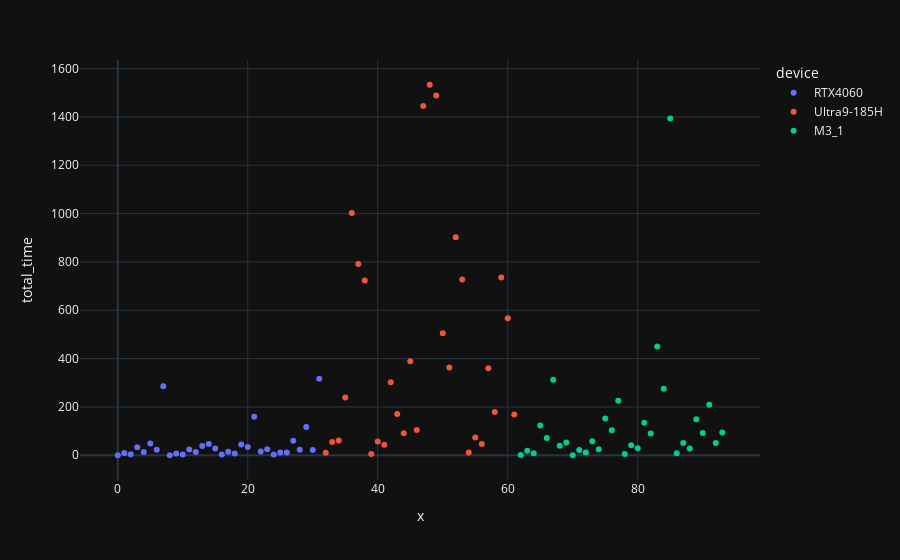

The cell this chart's notebook holds for it:
### Code cell
# fig = px.scatter(all_df, x=range(len(all_df)), y="total_time_per_input_token", color="device", hover_data=['total_time_per_input_token'])
fig = px.scatter(all_df, x= range(len(all_df)), y= "total_time", color = 'device')
fig.show()

### Figure 1 — Plotly figure (JSON) as saved in the notebook; plotly's stock layout.template omitted (floating-point values rounded to 4 significant figures)
{"data": [{"hovertemplate": "device=RTX4060<br>x=%{x}<br>total_time=%{y}<extra></extra>", "legendgroup": "RTX4060", "marker": {"color": "#636efa", "symbol": "circle"}, "mode": "markers", "name": "RTX4060", "orientation": "v", "showlegend": true, "x": [0, 1, 2, 3, 4, 5, 6, 7, 8, 9, 10, 11, 12, 13, 14, 15, 16, 17, 18, 19, 20, 21, 22, 23, 24, 25, 26, 27, 28, 29, 30, 31], "xaxis": "x", "y": [0.6254, 9.597, 4.176, 32.96, 14.09, 49.1, 23.06, 285.4, 0.1802, 7.388, 2.792, 23.58, 13.29, 38.31, 46.29, 27.63, 3.597, 14.61, 7.107, 45.01, 33.86, 159.2, 16.17, 24.91, 2.994, 11.67, 11.07, 59.9, 22.57, 117.4, 21.89, 316.8], "yaxis": "y", "type": "scatter"}, {"hovertemplate": "device=Ultra9-185H<br>x=%{x}<br>total_time=%{y}<extra></extra>", "legendgroup": "Ultra9-185H", "marker": {"color": "#EF553B", "symbol": "circle"}, "mode": "markers", "name": "Ultra9-185H", "orientation": "v", "showlegend": true, "x": [32, 33, 34, 35, 36, 37, 38, 39, 40, 41, 42, 43, 44, 45, 46, 47, 48, 49, 50, 51, 52, 53, 54, 55, 56, 57, 58, 59, 60, 61], "xaxis": "x", "y": [10.09, 54.72, 61.7, 239.1, 1002.0, 791.3, 723.1, 5.589, 56.61, 44.11, 302.0, 171.1, 91.0, 389.2, 104.9, 1445.0, 1533.0, 1489.0, 504.7, 363.4, 902.6, 727.1, 11.12, 73.71, 47.22, 359.9, 179.7, 736.0, 567.1, 168.6], "yaxis": "y", "type": "scatter"}, {"hovertemplate": "device=M3_1<br>x=%{x}<br>total_time=%{y}<extra></extra>", "legendgroup": "M3_1", "marker": {"color": "#00cc96", "symbol": "circle"}, "mode": "markers", "name": "M3_1", "orientation": "v", "showlegend": true, "x": [62, 63, 64, 65, 66, 67, 68, 69, 70, 71, 72, 73, 74, 75, 76, 77, 78, 79, 80, 81, 82, 83, 84, 85, 86, 87, 88, 89, 90, 91, 92, 93], "xaxis": "x", "y": [1.585, 19.2, 8.964, 123.6, 71.59, 312.6, 39.24, 52.53, 0.5868, 21.84, 11.19, 57.99, 25.16, 152.5, 103.7, 226.1, 4.92, 41.28, 29.0, 134.9, 89.67, 450.1, 275.5, 1394.0, 8.108, 51.26, 27.7, 149.6, 91.78, 209.1, 50.43, 94.75], "yaxis": "y", "type": "scatter"}], "layout": {"xaxis": {"anchor": "y", "domain": [0.0, 1.0], "title": {"text": "x"}}, "yaxis": {"anchor": "x", "domain": [0.0, 1.0], "title": {"text": "total_time"}}, "legend": {"title": {"text": "device"}, "tracegroupgap": 0}, "margin": {"t": 60}}}
